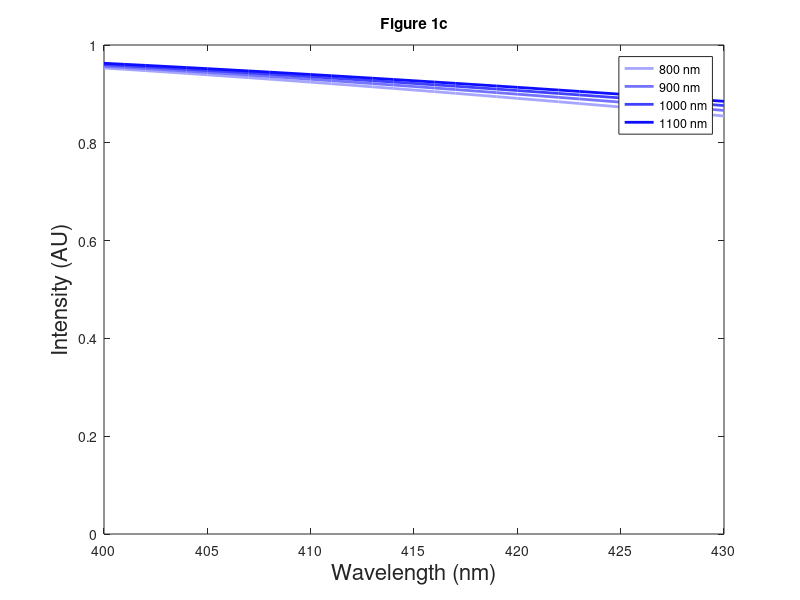
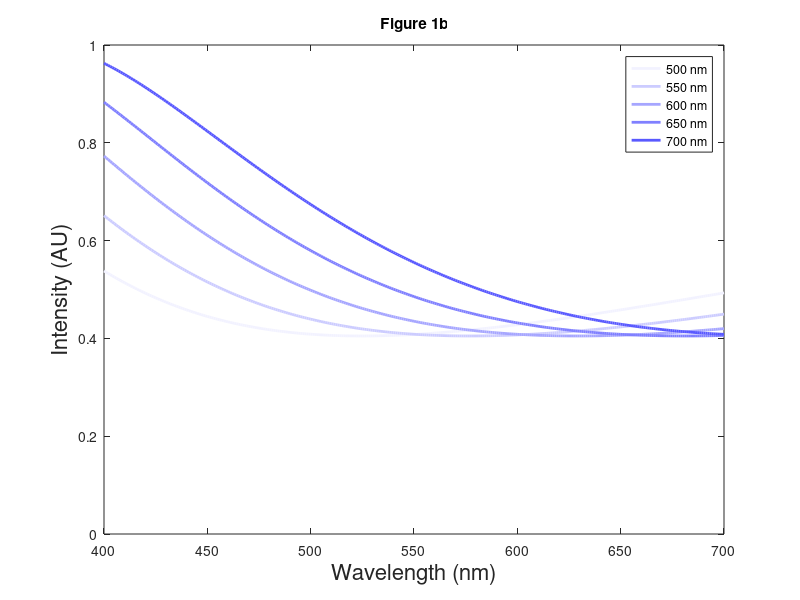
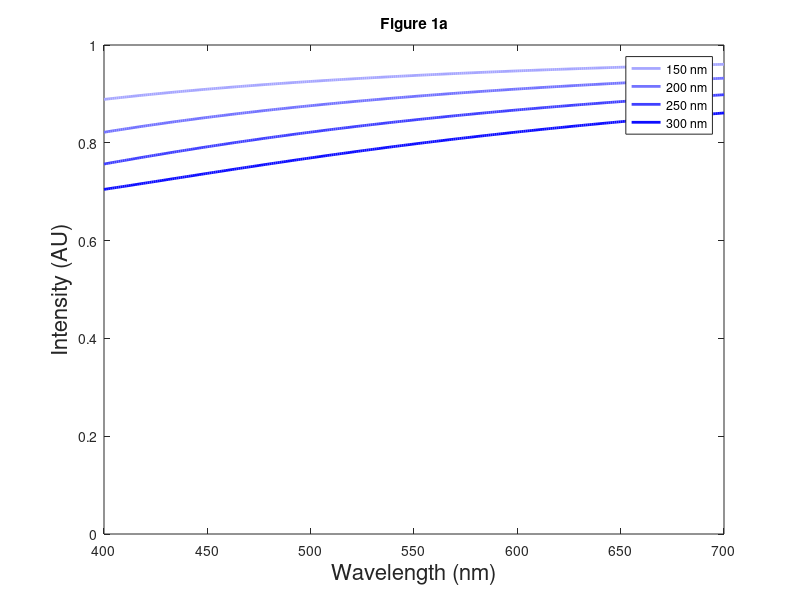
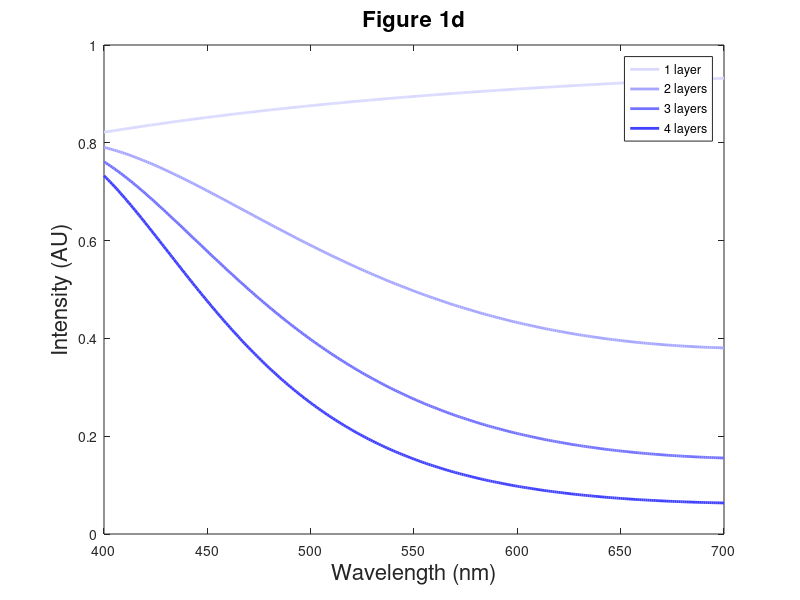

Here is the MATLAB script that generated these plots, in order:
% grating pitch model

lambda=0.400:0.001:0.430;

A=1.52266;
B=0.000733;
C=-0.0000482;
n_lambda=A+(B*(lambda.^-2))+(C*(lambda.^-4));
gp=[0.8;0.9;1;1.1];
w1=0.1;
w2=0.2;
D1=w1./gp;
D2=w2./gp;

navg1=(((gp-w1)./gp)*1)+(n_lambda.*(w1./gp));
navg2=(((gp-w2)./gp)*1)+(n_lambda.*(w2./gp));

d1=200/1000; %thickness of each layer
d2=700/1000;

dphi1=2*pi./lambda.*d1.*(n_lambda-1);
dphi2=2*pi./lambda.*d2.*(n_lambda-1);

m=0;
eta1_0gp=1-(2.*D1)+(2.*D1.^2)+(2.*D1.*(1-D1).*cos(dphi1));
eta2_0gp=1-(2.*D2)+(2.*D2.^2)+(2.*D2.*(1-D2).*cos(dphi2));

m=1;
eta1_1gp=4/pi^2/m^2.*(sin(pi.*m.*D1).^2).*(sin(dphi1./2).^2);
eta2_1gp=4/pi^2/m^2.*(sin(pi.*m.*D2).^2).*(sin(dphi2./2).^2);

eta_totalgp=eta2_0gp; 

figure
hold on
for i=1:length(gp)
    plot(1000*lambda,eta_totalgp(i,:),'Color',[0.85-(0.2*i) 0.85-(0.2*i) 1],'LineWidth',2)
end
hold off
ylim([0 1])
box on
xlabel('Wavelength (nm)','FontSize',16)
ylabel('Intensity (AU)','FontSize',16)
title 'Figure 1c'
legend('800 nm','900 nm','1000 nm','1100 nm')
%% 

% height model

lambda=0.400:0.001:0.700;

A=1.52266;
B=0.000733;
C=-0.0000482;
n_lambda=A+(B*(lambda.^-2))+(C*(lambda.^-4));
gp=1.1;
w1=0.1;
w2=0.2;
D1=w1./gp;
D2=w2./gp;

d1=[150;200;250;300]/1000;
d2=[500;550;600;650;700]/1000;

dphi1=2*pi./lambda.*d1.*(n_lambda-1);
dphi2=2*pi./lambda.*d2.*(n_lambda-1);

m=0;
eta1_0h=1-(2.*D1)+(2.*D1.^2)+(2.*D1.*(1-D1).*cos(dphi1));
eta2_0h=1-(2.*D2)+(2.*D2.^2)+(2.*D2.*(1-D2).*cos(dphi2));

m=1;
eta1_1h=4/pi^2/m^2.*(sin(pi.*m.*D1).^2).*(sin(dphi1./2).^2);
eta2_1h=4/pi^2/m^2.*(sin(pi.*m.*D2).^2).*(sin(dphi2./2).^2);

eta_totalh=eta2_0h;

figure
for i=1:length(d2)
    hold on
    plot(1000*lambda,eta_totalh(i,:),'Color',[1.1-(0.15*i) 1.1-(0.15*i) 1],'LineWidth',2)
end
hold off
ylim([0 1])
xlabel('Wavelength (nm)','FontSize',16)
ylabel('Intensity (AU)','FontSize',16)
title 'Figure 1b'
box on
legend('500 nm','550 nm','600 nm','650 nm','700 nm')
figure
for i=1:length(d1)
    hold on
    plot(1000*lambda,eta1_0h(i,:),'Color',[0.85-(0.2*i) 0.85-(0.2*i) 1],'LineWidth',2)
end
hold off
ylim([0 1])
xlabel('Wavelength (nm)','FontSize',16)
ylabel('Intensity (AU)','FontSize',16)
title 'Figure 1a'
box on
legend('150 nm','200 nm','250 nm','300 nm')

%% 
% height model using real height

lambda=0.400:0.001:0.700;

A=1.52266;
B=0.000733;
C=-0.0000482;
n_lambda=A+(B*(lambda.^-2))+(C*(lambda.^-4));
gp=1.1;
w1=0.1;
w2=0.2;
D1=w1./gp;
D2=w2./gp;

d1=[186;283;175;321;207;178]/1000; %thickness of each layer
d2=[691;839;694;907;716;662]/1000;
d2=d2-d1;

dphi1=2*pi./lambda.*d1.*(n_lambda-1);
dphi2=2*pi./lambda.*d2.*(n_lambda-1);

m=0;
eta1_0h=1-(2.*D1)+(2.*D1.^2)+(2.*D1.*(1-D1).*cos(dphi1));
eta2_0h=1-(2.*D2)+(2.*D2.^2)+(2.*D2.*(1-D2).*cos(dphi2));

m=1;
eta1_1h=4/pi^2/m^2.*(sin(pi.*m.*D1).^2).*(sin(dphi1./2).^2);
eta2_1h=4/pi^2/m^2.*(sin(pi.*m.*D2).^2).*(sin(dphi2./2).^2);

eta_totalh=eta2_0h;

%figure
for i=1:length(d2)
    %hold on
    %plot(1000*lambda,eta_totalh(i,:),'LineWidth',2)
end
%hold off
%ylim([0 1])
%xlabel 'Wavelength (nm)'
%ylabel 'Intensity (AU)'
%title 'Figure 1'
%legend('690 nm','839 nm','694 nm','907 nm','716 nm','662 nm')
%% 

%layers model

lambda=0.400:0.001:0.700;

A=1.52266;
B=0.000733;
C=-0.0000482;
n_lambda=A+(B*(lambda.^-2))+(C*(lambda.^-4));
gp=1.1;
w1=0.1;
w2=0.2;
w3=0.2;
w4=0.2;
D1=w1./gp;
D2=w2./gp;
D3=w3./gp;
D4=w4./gp;

d1=200/1000; %thickness of each layer
d2=700/1000;
d3=700/1000;
d4=700/1000;

dphi1=2*pi./lambda.*d1.*(n_lambda-1);
dphi2=2*pi./lambda.*d2.*(n_lambda-1);
dphi3=2*pi./lambda.*d3.*(n_lambda-1);
dphi4=2*pi./lambda.*d4.*(n_lambda-1);

m=0;
eta1_0l=1-(2.*D1)+(2.*D1.^2)+(2.*D1.*(1-D1).*cos(dphi1));
eta2_0l=1-(2.*D2)+(2.*D2.^2)+(2.*D2.*(1-D2).*cos(dphi2));
eta3_0l=1-(2.*D3)+(2.*D3.^2)+(2.*D3.*(1-D3).*cos(dphi3));
eta4_0l=1-(2.*D4)+(2.*D4.^2)+(2.*D4.*(1-D4).*cos(dphi4));

m=1;
eta1_1l=4/pi^2/m^2.*(sin(pi.*m.*D1).^2).*(sin(dphi1./2).^2);
eta2_1l=4/pi^2/m^2.*(sin(pi.*m.*D2).^2).*(sin(dphi2./2).^2);
eta3_1l=4/pi^2/m^2.*(sin(pi.*m.*D3).^2).*(sin(dphi3./2).^2);
eta4_1l=4/pi^2/m^2.*(sin(pi.*m.*D4).^2).*(sin(dphi4./2).^2);

eta_total1=eta1_0l;
eta_total2=eta2_0l.*eta1_0l;
eta_total3=eta2_0l.*eta1_0l.*eta3_0l;
eta_total4=eta2_0l.*eta1_0l.*eta3_0l.*eta4_0l;

figure
hold on
plot(1000*lambda,eta_total1,'Color',[0.85 0.85 1],'LineWidth',2)
plot(1000*lambda,eta_total2,'Color',[0.65 0.65 1],'LineWidth',2)
plot(1000*lambda,eta_total3,'Color',[0.45 0.45 1],'LineWidth',2)
plot(1000*lambda,eta_total4,'Color',[0.25 0.25 1],'LineWidth',2)
hold off
ylim([0 1])
box on
xlabel('Wavelength (nm)','FontSize',16)
ylabel('Intensity (AU)','FontSize',16)
title('Figure 1d','FontSize',16)
legend('1 layer','2 layers','3 layers','4 layers')
